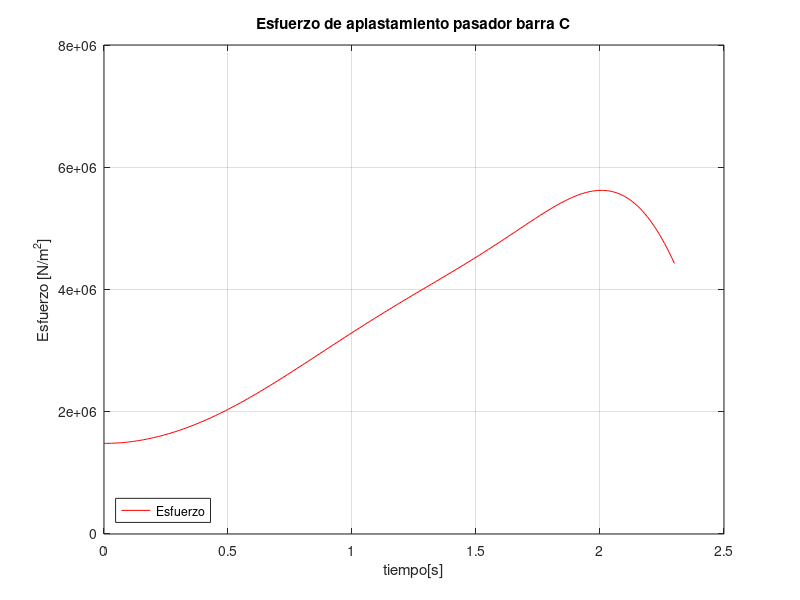
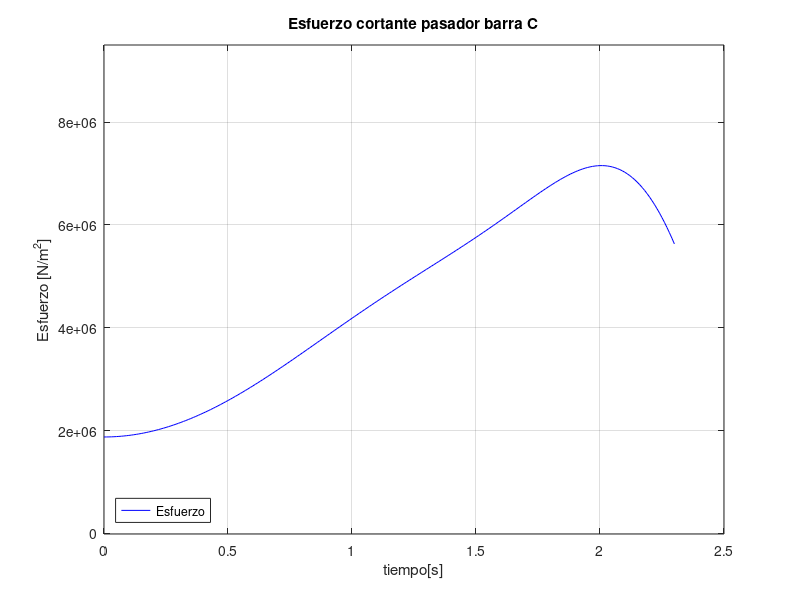
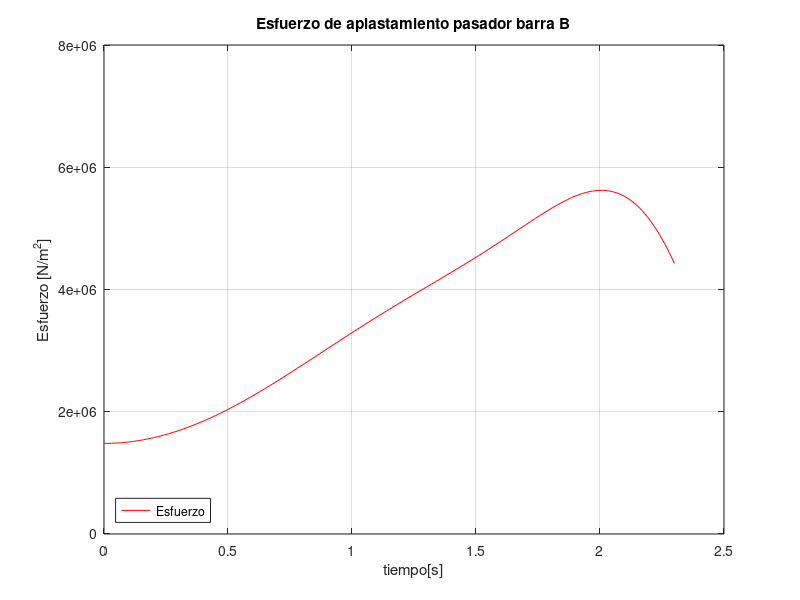
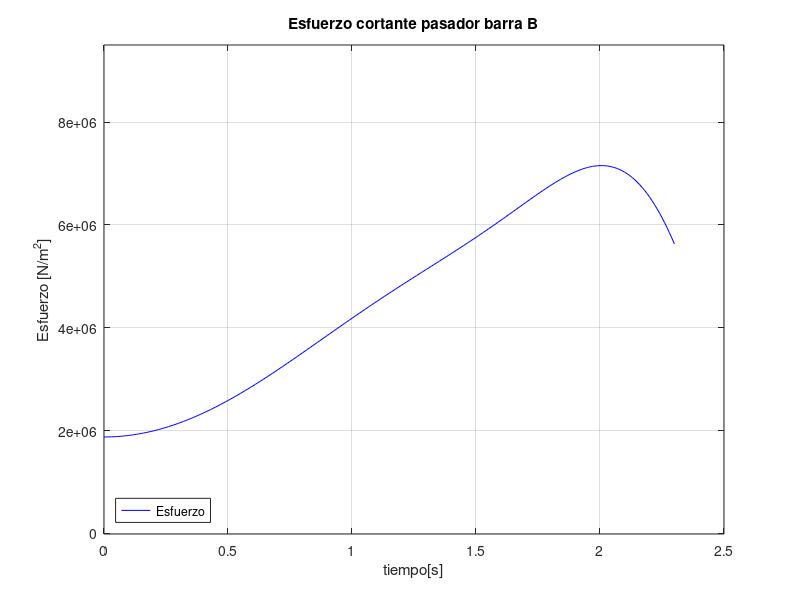

The MATLAB script that drew these images, in order:
clear
clc
clf
close all

r1=42;
r3=33;
r4=33;
r7=6;
r8=34;

theta1=0.0;
theta2=deg2rad(67.5);
theta5=deg2rad(112.5);
o2=[0;0];

%GDL1
r20=1;
v20=0;
a20=1;
%GDL2
r50=1;
v50=0;
a50=1;
tiempo = 2.3;

%semilla
q=[0.2; 0.2; 1.7; 2.3; 1.5; 2; 3; 1];
contador=0;
for t=0:0.01:tiempo
    contador=contador+1;
    tol=100;
    iter=0;

    while tol>1e-10 && iter<100
        iter=iter+1;
        Phi=[-r1*cos(theta1)+q(1)*cos(theta2)+r3*cos(q(3))-r4*cos(q(4))-q(2)*cos(theta5);
             -r1*sin(theta1)+q(1)*sin(theta2)+r3*sin(q(3))-r4*sin(q(4))-q(2)*sin(theta5);
             -r1*cos(theta1)+q(1)*cos(theta2)+r3*cos(q(3))+r7*cos(q(7))-r8*cos(q(8))-q(2)*cos(theta5);
             -r1*sin(theta1)+q(1)*sin(theta2)+r3*sin(q(3))+r7*sin(q(7))-r8*sin(q(8))-q(2)*sin(theta5);
              q(1)*cos(theta2)+r3*cos(q(3))+r7*cos(q(7))-q(5)*cos(q(6));
              q(1)*sin(theta2)+r3*sin(q(3))+r7*sin(q(7))-q(5)*sin(q(6));
              q(1)-r20-(v20*t)-(0.5*a20*t^2);
              q(2)-r50-(v50*t)-(0.5*a50*t^2)];
 
          J=[cos(theta2), -cos(theta5),  -r3*sin(q(3)),   r4*sin(q(4)),   0,           0,                0,             0;
             sin(theta2), -sin(theta5),   r3*cos(q(3)),  -r4*cos(q(4)),   0,           0,                0,             0;
             cos(theta2), -cos(theta5),  -r3*sin(q(3)),       0,          0,           0,          -r7*sin(q(7)),   r8*sin(q(8));
             sin(theta2), -sin(theta5),   r3*cos(q(3)),       0,          0,           0,           r7*cos(q(7)),  -r8*cos(q(8));
             cos(theta2),       0,       -r3*sin(q(3)),       0,      -cos(q(6)),  q(5)*sin(q(6))  -r7*sin(q(7)),       0;
             sin(theta2),       0,        r3*cos(q(3)),       0,      -sin(q(6)), -q(5)*cos(q(6))   r7*cos(q(7)),       0;
                 1,             0,             0,             0,          0,           0,                0,             0;
                 0,             1,             0,             0,          0,           0,                0,             0];
        
        qf=-J\Phi+q;
        q=qf;
        tol=norm(Phi);
        %disp(q)
        q_prima = [q(3); q(4); q(7)];
        q_tabla = [q(3), q(4)]
        %disp(q_prima)

    end
    if iter>99
        disp('no hubo convergencia')
        break
    end
    

    posiciones = [rad2deg(q_prima(1)), rad2deg(q_prima(2)), rad2deg(q_prima(3))];

    r7 = 6;
    r3 = 33;
    r4 = 33;
    F_ext = 800;

    A = [0, 1, -cos(90 - posiciones(1)), 0, cos(posiciones(1)), 0;
     1, 0, sin(90 - posiciones(1)), 0, sin(posiciones(1)), 0;
     r3*cos(posiciones(1)), -r3*sin(posiciones(1)), 0, 0, 0, 0;
     0, -1, 0, cos(posiciones(2) - 90), 0, -cos(posiciones(2));
     -1, 0, 0, sin(posiciones(2) - 90), 0, sin(posiciones(2));
     0, 0, 0, r4, 0, 0;
     ];
    b = [0; 0; 0; F_ext; 0; -F_ext*(r7*sin(posiciones(3)))];

    fuerzas = A\b
  
    Q(:,contador)= fuerzas;
    
    % % ESFUERZOS
    Area_aplastamiento = ((12.7/1000) * (12.7/1000));
    Area_cortante = pi*((0.0127/2)^2);
    Par = [fuerzas(1), fuerzas(2)];
    Par_resultante = ((fuerzas(1))^(2) + (fuerzas(2))^(2))^(1/2);
    Par_F2 = ((fuerzas(3))^(2) + (fuerzas(5))^(2))^(1/2);
    Par_F5 = ((fuerzas(4))^(2) + (fuerzas(6))^(2))^(1/2);
    
    esfuerzo_aplastamiento = Par_resultante / Area_aplastamiento;
    esfuerzo_cortante = Par_resultante / Area_cortante;
    
    esfuerzo_aplastamiento_F2 = Par_F2 / Area_aplastamiento;
    esfuerzo_cortante_F2 = Par_F2 / Area_cortante;
    
    esfuerzo_aplastamiento_F5 = Par_F5 / Area_aplastamiento;
    esfuerzo_cortante_F5 = Par_F5 / Area_cortante;
    
    E(:, contador) = esfuerzo_aplastamiento;
    C(:, contador) = esfuerzo_cortante;
    
    R(:, contador) = esfuerzo_aplastamiento_F2;
    T(:, contador) = esfuerzo_cortante_F2;
    
    G(:, contador) = esfuerzo_aplastamiento_F5;
    H(:, contador) = esfuerzo_cortante_F5;

    % T O R N I L L O
    L = 500/ 1000;
    Torque_F2 = fuerzas(5)*L / 2*pi;
    Torque_F5 = fuerzas(6)*L / 2*pi;
    d_p = 11/1000;
    d_r = 10/1000;
    sigma_F2 = (16*fuerzas(5)) / (pi*((d_p + d_r)^(2)));
    tao_F2 = (16*Torque_F2) / (pi*(d_r^3));
    sigma_F5 = (16*fuerzas(6)) / (pi*((d_p + d_r)^(2)));
    tao_F5 = (16*Torque_F5) / (pi*(d_r^3));
    
    O(:, contador) = sigma_F2;
    OO(:, contador) = sigma_F5;
    TAO2(:, contador) = tao_F2;
    TAO5(:, contador) = tao_F5;
    
    
    
    sigprom_presult= (Par_resultante /((0.0254-0.0127)*0.0127));
    sigprom_f2=( Par_F2 /((0.0254-0.0127)*0.0127));
    sigprom_f5=( Par_F5 /((0.0254-0.0127)*0.0127));

    k=2.1;
    sigma_res_max=k*sigprom_presult;
    sigma_f2_max=k*sigprom_f2;
    sigma_f5_max=k* sigprom_f5;
    
    SR(:, contador) = sigma_res_max;
    SF(:, contador) = sigma_f2_max;
    SFF(:,contador) = sigma_f5_max;

    
    %%%%%%%% CARGA CRITICA %%%%%%%%%%%%
    E_tornillo = 210*10^9;      % aleacion 304: 210 GPa
    I_tornillo = (1/4)*pi*((d_r/2)^2);
    P_cri = ((pi^2)*E_tornillo*I_tornillo) / (L);
    
    %factor de seguridad

    Eultimo1020=200*10^9;

    Fs_res=(Eultimo1020/sigma_res_max);
    Fs_f2=(Eultimo1020/sigma_f2_max);
    Fs_f5=(Eultimo1020/sigma_f5_max);
    
    TR(:, contador) = Fs_res;
    TF(:, contador) = Fs_f2;
    TFF(:,contador) = Fs_f5;


 
  
end    

 %%%plot de ESFUERZOS aplastamiento
 figure
 t=(0:0.01:tiempo);
 plot(t,E(1,:),'r')
 axis([0 2.5 -10000 8000000])
 title('Esfuerzo de aplastamiento pasador barra C')
 xlabel('tiempo[s]')
 ylabel('Esfuerzo [N/m^2]')
 legend({'Esfuerzo'},'Location','southwest')
 grid on
  %%%plot de ESFUERZOS cortante
 figure
 t=(0:0.01:tiempo);
 plot(t,C(1,:),'b')
 axis([0 2.5 -10000 9500000])
 title('Esfuerzo cortante pasador barra C')
 xlabel('tiempo[s]')
 ylabel('Esfuerzo [N/m^2]')
 legend({'Esfuerzo'},'Location','southwest')
 grid on
 %%%par F2
  figure
 t=(0:0.01:tiempo);
 plot(t,R(1,:),'r')
 axis([0 2.5 -10000 8000000])
 title('Esfuerzo de aplastamiento pasador barra B')
 xlabel('tiempo[s]')
 ylabel('Esfuerzo [N/m^2]')
 legend({'Esfuerzo'},'Location','southwest')
 grid on
  %plot de ESFUERZOS cortante
 figure
 t=(0:0.01:tiempo);
 plot(t,T(1,:),'b')
 axis([0 2.5 -10000 9500000])
 title('Esfuerzo cortante pasador barra B')
 xlabel('tiempo[s]')
 ylabel('Esfuerzo [N/m^2]')
 legend({'Esfuerzo'},'Location','southwest')
 grid on
 
%%%Par F5
   figure
 t=(0:0.01:tiempo);
 plot(t,G(1,:),'r')
 axis([0 2.5 -10000 8000000])
 title('Esfuerzo de aplastamiento pasador barra E')
 xlabel('tiempo[s]')
 ylabel('Esfuerzo [N/m^2]')
 legend({'Esfuerzo'},'Location','southwest')
 grid on
  %plot de ESFUERZOS cortante
 figure
 t=(0:0.01:tiempo);
 plot(t,H(1,:),'b')
 axis([0 2.5 -10000 9500000])
 title('Esfuerzo cortante pasador barra E')
 xlabel('tiempo[s]')
 ylabel('Esfuerzo [N/m^2]')
 legend({'Esfuerzo'},'Location','southwest')
 grid on


%%%%%% T O R N I L L O %%%%%%%%%%%%%%%%%%%

%%%%%%%%%% AXIAL

 figure
 t=(0:0.01:tiempo);
 plot(t,O(1,:),'r')
 axis([0 2.5 -1.5*10^7 0])
 title('Esfuerzo axial tornillo r2')
 xlabel('tiempo[s]')
 ylabel('Esfuerzo [N/m^2]')
 legend({'Esfuerzo'},'Location','southwest')
 grid on
 
 figure
 t=(0:0.01:tiempo);
 plot(t,OO(1,:),'b')
 axis([0 2.5 -10000000 20000000])
 title('Esfuerzo axial tornillo r5')
 xlabel('tiempo[s]')
 ylabel('Esfuerzo [N/m^2]')
 legend({'Esfuerzo'},'Location','southwest')
 grid on

%%%%%%%%%%%CORTANTE

 figure
 t=(0:0.01:tiempo);
 plot(t,TAO2(1,:),'r')
 axis([0 2.5 -5*10^9 0])
 title('Esfuerzo cortante de torsión tornillo r3')
 xlabel('tiempo[s]')
 ylabel('Esfuerzo [N/m^2]')
 legend({'Esfuerzo'},'Location','southwest')
 grid on
 
 figure
 t=(0:0.01:tiempo);
 plot(t,TAO5(1,:),'b')
 axis([0 2.5 -1*10^9 4.5*10^9])
 title('Esfuerzo cortante de torsión tornillo r5')
 xlabel('tiempo[s]')
 ylabel('Esfuerzo [N/m^2]')
 legend({'Esfuerzo'},'Location','southwest')
 grid on


%%%%%%%%%%% ESFUERZO CONCENTRADOR DE ESFUERZOS EN BARRAS (AGUJERO)
%%%%%%%%%%% %%%%%%%%%%
% 
%  figure
%  t=(0:0.01:tiempo);
%  plot(t,SR(1,:),'r')
%  axis([0 2.5 0 2*10^7])
%  title('Esfuerzo axial máximo barra 4 debido a par R')
%  xlabel('tiempo[s]')
%  ylabel('Esfuerzo [N/m^2]')
%  legend({'Esfuerzo'},'Location','southwest')
%  grid on
 
 figure
 t=(0:0.01:tiempo);
 plot(t,SF(1,:),'b')
 axis([0 2.5 0 2*10^7])
 title('Esfuerzo axial máximo barra 3 debido a par prismático')
 xlabel('tiempo[s]')
 ylabel('Esfuerzo [N/m^2]')
 legend({'Esfuerzo'},'Location','southwest')
 grid on

 figure
 t=(0:0.01:tiempo);
 plot(t,SFF(1,:),'b')
 axis([0 2.5 0 2*10^7])
 title('Esfuerzo axial máximo barra 4 debido a par prismático')
 xlabel('tiempo[s]')
 ylabel('Esfuerzo [N/m^2]')
 legend({'Esfuerzo'},'Location','southwest')
 grid on

% facot de seguridad

 figure
 t=(0:0.01:tiempo);
 plot(t,TR(1,:),'b')
 axis([0 2.5 10000 55000])
 title('Factor de seguridad pasador C')
 xlabel('tiempo[s]')
 ylabel('Esfuerzo [N/m^2]')
 legend({'Factor de seguridad'},'Location','southwest')
 grid on

 figure
 t=(0:0.01:tiempo);
 plot(t,TF(1,:),'b')
 axis([0 2.5 0 55000])
 title('Factor de seguridad barra 3')
 xlabel('tiempo[s]')
 ylabel('Esfuerzo [N/m^2]')
 legend({'Factor de seguridad'},'Location','southwest')
 grid on

 figure
 t=(0:0.01:tiempo);
 plot(t,TFF(1,:),'b')
 axis([0 2.5 0 505000])
 title('Factor de seguridad barra 4')
 xlabel('tiempo[s]')
 ylabel('Esfuerzo [N/m^2]')
 legend({'Factor de seguridad'},'Location','southwest')
 grid on





